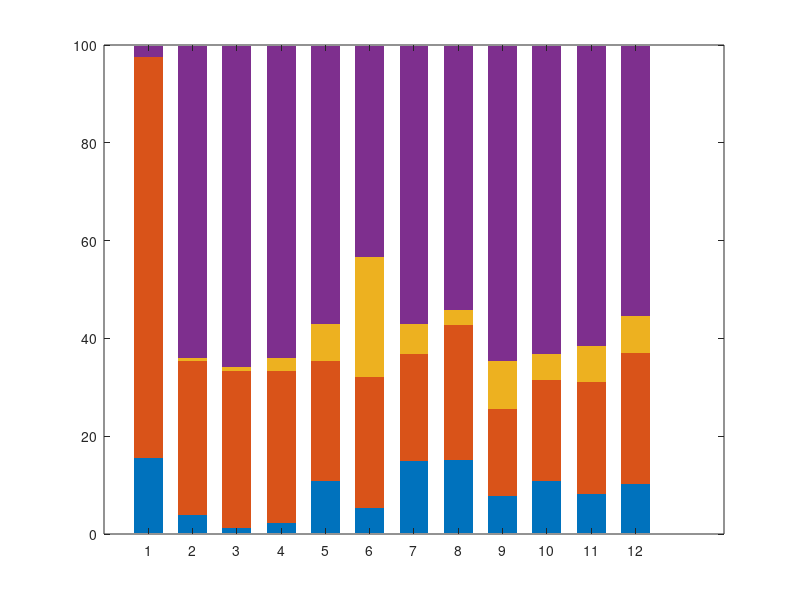

Here is the MATLAB script that generated this plot: (Note: this script raises an error after producing the figure.)
clear
close all

load('num_units.mat')

%% 1. Prepare model names
models = { ...
    'XLSR-53-ch', 'Whisper-large-v3', 'LLaSM', 'SALMONN', ...
    'Qwen-Audio', 'Qwen-Audio-Chat', 'Qwen2-Audio', 'Qwen2-Audio-Instruct', ...
    'GLM-4-Voice', 'Freeze-Omni', 'MiniCPM-o 2.6', 'Qwen2.5-Omni'};

%% 2. Extract data and calculate percentages
% Modification 1: Reorder to [shared, pho, sem, ns] to ensure purple is at the bottom
plot_data_raw = num_units(:, [4, 2, 3, 5]); 
row_totals = sum(plot_data_raw, 2);
percentages = (plot_data_raw ./ row_totals) * 100;

%% 3. Define colors
color_p = [180, 37, 35] / 255;       % pho (Red)
color_s = [34, 91, 142] / 255;       % sem (Blue)
color_both = [103, 38, 141] / 255;   % shared (Purple)
color_ns = [0.7 0.7 0.7];            % non-sensitive (Gray)

colors = [color_both; color_p; color_s; color_ns];

%% 4. Modification 2: Three-segment Y-axis stretch logic
% Define visual nodes for non-linear stretching:
% 0% corresponds to position 0
% 1% corresponds to position 15 (Stretched to make small values visible)
% 50% corresponds to position 50
% 100% corresponds to position 100
transform_y = @(x) ...
    (x <= 1) .* (x * 15) + ...
    (x > 1 & x <= 50) .* (15 + (x - 1) * (35 / 49)) + ...
    (x > 50) .* (50 + (x - 50) * (50 / 50));

% Apply transformation to the stacked data
cum_perc = cumsum(percentages, 2);
trans_cum = zeros(size(cum_perc));
for i = 1:size(cum_perc, 1)
    for j = 1:size(cum_perc, 2)
        trans_cum(i,j) = transform_y(cum_perc(i,j));
    end
end

% Calculate differences for the transformed stacked bar
trans_plot_data = [trans_cum(:, 1), diff(trans_cum, 1, 2)];

%% 5. Plot stacked bar chart
figure('Color', 'w', 'Position', [100, 100, 370, 160]);
b = bar(trans_plot_data, 'stacked', 'EdgeColor', 'none', 'BarWidth', 0.65);

for k = 1:4
    b(k).FaceColor = colors(k, :);
end

%% 6. Chart formatting and tick settings
set(gca, 'XTick', 1:12, 'XTickLabel', models, ...
    'TickLabelInterpreter', 'none', 'FontSize', 6);
xtickangle(45); 

% Only label 0, 1, 50, and 100 on the Y-axis
tick_values = [0, 1, 50, 100];
set(gca, 'YTick', [transform_y(0), transform_y(1), transform_y(50), transform_y(100)], ...
    'YTickLabel', {'0', '1', '50', '100'});
ylabel('Proportion (%)', 'FontSize', 6);
title('Proportion of Units Types per Model', 'FontSize', 6);

set(gca, 'FontSize', 6, 'Box', 'off', 'FontName', 'Arial', 'TickDir', 'out', ...
    'LineWidth', 0.5, 'XColor', 'k', 'YColor', 'k');
grid off;
set(gca, 'Layer', 'top');
ylim([0 100]);
